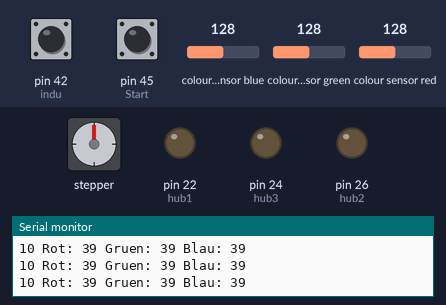
A sketch run on a simulated Arduino Mega 2560, built with avr-gcc and run on an emulated ATmega2560. Parts: stepper motor, output pins drawn as LEDs (lit = HIGH), the last lines printed to the serial monitor. Wiring (inferred from the names in the program): TCS3200 colour sensor: output pin 10; S2 pin 12; S3 pin 11; S0 pin 8; S1 pin 9. Inputs (shaded band) come from the test bench; at power-on: pin 45 (Start) LOW, pin 42 (indu) HIGH, colour sensor blue 128, colour sensor green 128, colour sensor red 128. Stepper angles assume 2048 steps per turn; pins used as bus, display or sensor lines are not drawn.

Above: at 1.2 s.
1.3 s: pin 45 (Start) pulled HIGH for 0.15 s
At 3.77 s:
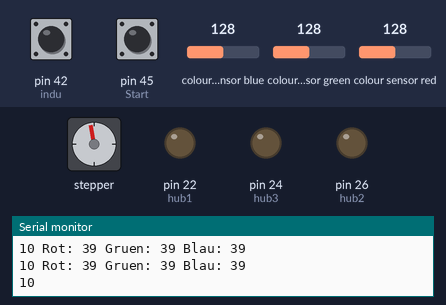
At 4.37 s:
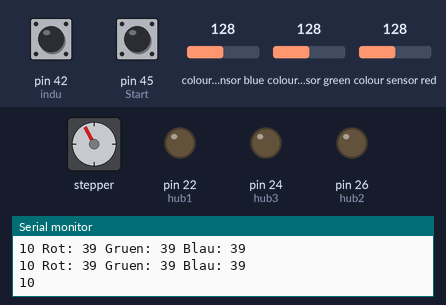
Timing chart, 0 to 9.3 s (numbered marks = the images above; inputs shaded):
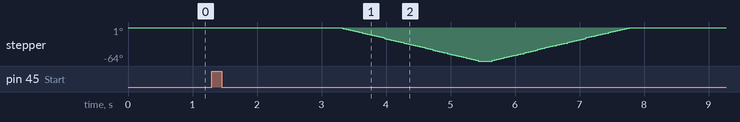

The sketch:

Code.ino
```cpp
#include <Stepper.h>

const int s0 = 8; //Verbindung der Farbsensorkontakte mit dem Arduino festlegen
const int s1 = 9;
const int s2 = 12;
const int s3 = 11;
const int out = 10;

unsigned long startTime;
int indu = 42; // Eingänge und Ausgänge deklarieren
int hub1 = 22;
int hub2 = 26;
int hub3 = 24;int Start = 45;

int rot = 0; //Variablen für LEDs benennen
int gruen = 0;
int blau = 0;
int val;
int go ;

int steps = 2048; // Schrittmotor in Schritte unterteilen
Stepper Schrittmotor(steps, 3, 5, 4, 6);

void setup()

{

  Serial.begin(9600); //Serielle Kommunikation starten

  pinMode(s0, OUTPUT); //Die Kontakte des Farbsensors werden als Output oder...
  pinMode(s1, OUTPUT); // (Warum als Output? Die Frequenzwerte (s0-s3) sollen im
  pinMode(s2, OUTPUT); // seriellen Monitor ausgegeben werden.)
  pinMode(s3, OUTPUT);
  pinMode(out, INPUT); // ...Input festgelegt
  pinMode(hub1, OUTPUT);
  pinMode(hub2, OUTPUT);
  pinMode(hub3, OUTPUT);
  pinMode(indu, INPUT);
  pinMode(Start, INPUT);
  digitalWrite(s0, HIGH); //Die weißen LED am Farbsensor an
  digitalWrite(s1, HIGH);
  Schrittmotor.setSpeed(5); // Geschwindigkeit vom Schrittmotor
}

void loop()

{
  digitalWrite(hub1, LOW);
  digitalWrite(hub2, LOW);
  digitalWrite(hub3, LOW);

  color();//Diese Funktion wird am Ende des Codes festgelegt (s.“void color();“)

  Serial.print(" Rot: "); //Auf dem seriellen Monitor soll jeweils „Wert“
  Serial.print(rot, DEC); //mit der entsprechenden Farbe angezeigt
  Serial.print(" Gruen: ");//werden und dahinter der Wert, welcher in der
  Serial.print(gruen, DEC); //void color(); Funktion ausgelesen wurde.
  Serial.print(" Blau: ");
  Serial.println(blau, DEC);

  val = digitalRead(indu); // Induktivsensor auslesen und in val schreiben
  Serial.print(val);
  Serial.print(go);

  go = digitalRead(Start); // Einlesen von Start Taster und Wert speichern in Variable go
  if (go == HIGH) {    //wenn Taster gedrückt dann...

    if (rot < blau && rot < gruen && rot < 35) //Wenn der Filterwert für rot //kleiner ist als alle anderen Werte..
    {
      Serial.println(" – (Rote Farbe)"); //..soll “Rote Farbe“ am seriellen //Monitor angezeigt werden und..
      digitalWrite(hub1, HIGH); //…soll Hubmagnet 1 und 2 anziehen
      digitalWrite(hub2, HIGH); //
      delay(2000);
      digitalWrite(hub1, LOW);
      digitalWrite(hub2, LOW);
    }
    else if (blau < rot && blau < gruen && blau < 40) //Das gleiche bei Blau
    {
      Serial.println(" – (Blaue Farbe)");
      digitalWrite(hub1, HIGH);
      delay(2000);
      digitalWrite(hub1, LOW);
    }
    else {
      Serial.println(); //..nichts auf dem seriellen Monitor anzeigen und..
    }
    delay(2000);
    if (val == 0) {   // Wenn Induktivsensor Metall erkennt, dann...
      Schrittmotor.step(-360);
      Schrittmotor.step(360);// ...Schrittmotor 360 Schritte drehen
      digitalWrite(hub1, HIGH);// ...alle Hubmagnete anziehen
     digitalWrite(hub2, HIGH);
     digitalWrite(hub3, HIGH);

    delay(500);
      digitalWrite(hub1, LOW);
      delay(500);//... nach einer Sekunde, alle Hubmagnete aus
      digitalWrite(hub2, LOW);
      delay(500);
      digitalWrite(hub3, LOW);
      delay(500);
      //Schrittmotor.step(360); // ... Schrittmotor zürck drehen

    }else {    // wenn kein Metall erkannt --> Kunststoff, dann...
      Schrittmotor.step(-360); // ....Schrittmotor drehen, 0,2 Sekunden warten, zurückdrehen
      delay(200);
      Schrittmotor.step(360);

    }
    delay(1500);
  }
}

void color() //Hier werden die Werte vom Farbsensor ausgelesen und unter den //entsprechenden Variablen gespeichert
{
  digitalWrite(s2, LOW);
  digitalWrite(s3, LOW);
  rot = pulseIn(out, digitalRead(out) == HIGH ? LOW : HIGH);
  digitalWrite(s3, HIGH);
  blau = pulseIn(out, digitalRead(out) == HIGH ? LOW : HIGH);
  digitalWrite(s2, HIGH);
  gruen = pulseIn(out, digitalRead(out) == HIGH ? LOW : HIGH);
}
```

Measured:
- after the input at 1.3 s, stepper: turns 64° counter-clockwise in 2.1 s, then 64° clockwise in 2.1 s
